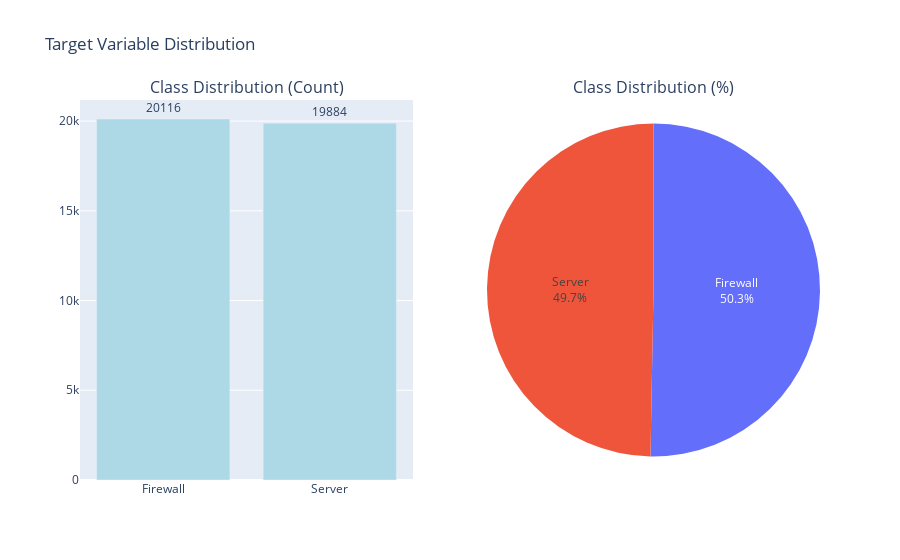

Notebook code cell kept with this figure:
### Code cell
# Visualize class distribution
fig = make_subplots(
    rows=1, cols=2,
    subplot_titles=('Class Distribution (Count)', 'Class Distribution (%)'),
    specs=[[{'type': 'bar'}, {'type': 'pie'}]]
)

# Bar chart
fig.add_trace(
    go.Bar(x=class_dist['Class'].astype(str), y=class_dist['Count'],
           marker_color='lightblue', text=class_dist['Count'],
           textposition='outside'),
    row=1, col=1
)

# Pie chart
fig.add_trace(
    go.Pie(labels=class_dist['Class'].astype(str), values=class_dist['Count'],
           textinfo='label+percent'),
    row=1, col=2
)

fig.update_layout(title_text='Target Variable Distribution', showlegend=False)
fig.show()

### Figure 1 — Plotly figure (JSON) as saved in the notebook; plotly's stock layout.template omitted (floating-point values rounded to 4 significant figures)
{"data": [{"marker": {"color": "lightblue"}, "text": [20120.0, 19880.0], "textposition": "outside", "type": "bar", "x": ["Firewall", "Server"], "xaxis": "x", "y": [20116, 19884], "yaxis": "y"}, {"domain": {"x": [0.55, 1], "y": [0, 1]}, "labels": ["Firewall", "Server"], "textinfo": "label+percent", "type": "pie", "values": [20116, 19884]}], "layout": {"annotations": [{"font": {"size": 16}, "showarrow": false, "text": "Class Distribution (Count)", "x": 0.225, "xanchor": "center", "xref": "paper", "y": 1, "yanchor": "bottom", "yref": "paper"}, {"font": {"size": 16}, "showarrow": false, "text": "Class Distribution (%)", "x": 0.775, "xanchor": "center", "xref": "paper", "y": 1, "yanchor": "bottom", "yref": "paper"}], "showlegend": false, "title": {"text": "Target Variable Distribution"}, "xaxis": {"anchor": "y", "domain": [0, 0.45]}, "yaxis": {"anchor": "x", "domain": [0, 1]}}}
